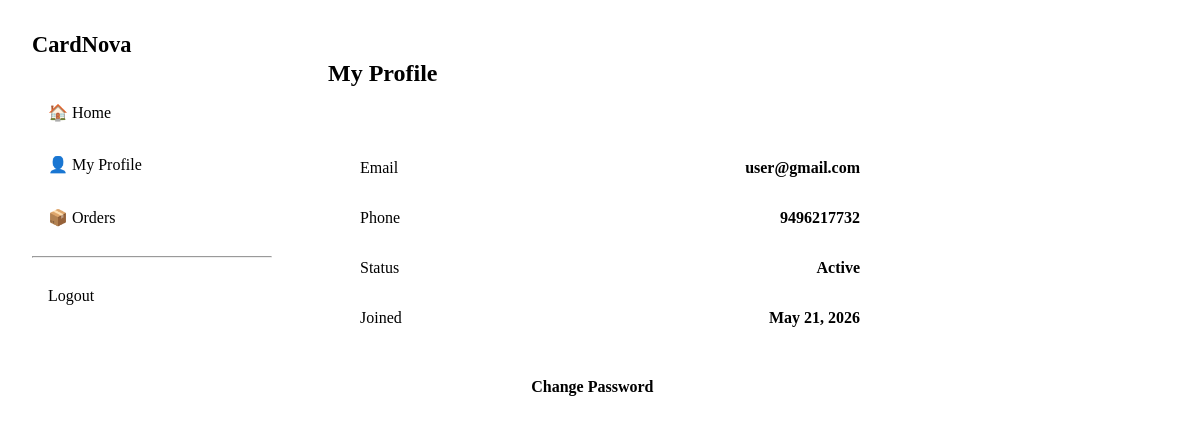
The app's page /user/profile/ (signed in) with its own data.
### guest/models.py (models this page shows, shortened)
class User(models.Model):
    email = models.EmailField(unique=True)
    phone_number = models.CharField(max_length=50)
    password = models.CharField(max_length=255)  # Increased for hashed passwords
    status = models.CharField(max_length=20, default='active')
    created_at = models.DateTimeField(auto_now_add=True, null=True)
    updated_at = models.DateTimeField(auto_now=True, null=True)
    class Meta:
        db_table = 'tbl_user'

### user/views.py (the view)
# urls.py: path('user/', include('user.urls')),       # User: /user/, /user/profile/
@user_required
def profile(request):
    return render(request, 'user/profile.html', {
        'current_user': request.current_user
    })

### user/views.py (called while the page is built)
def user_required(view_func):
    @wraps(view_func)
    def _wrapped_view(request, *args, **kwargs):
        user_id = request.session.get('uid') or request.session.get('user_id')
        if not user_id:
            messages.error(request, 'Please login to continue.')
            return redirect('guest:login')
        try:
            request.current_user = User.objects.get(id=user_id)
        except User.DoesNotExist:
            request.session.flush()
            messages.error(request, 'User not found. Please login again.')
            return redirect('guest:login')
        return view_func(request, *args, **kwargs)
    return _wrapped_view

### user/Templates/user/profile.html (shortened to what this page needs)
{% load static %}
<!DOCTYPE html>
<html lang="en">
<head>
    <link rel="stylesheet" href="{% static 'css/style.css' %}">
</head>
<body>
    <div class="user-layout">
        <aside class="user-sidebar">
            <span class="logo">CardNova</span>
            <nav>
                <a href="{% url 'user:home' %}">🏠 Home</a>
                <a href="{% url 'user:profile' %}" class="active">👤 My Profile</a>
                <a href="#">📦 Orders</a>
                <hr style="border-color: var(--border); margin: 1rem 0;">
                <a href="{% url 'user:logout' %}" style="color: var(--danger);">Logout</a>
            </nav>
        </aside>
        <main class="user-main">
            <h2 style="margin-bottom: 1.5rem;">My Profile</h2>
            <div class="profile-card">
                <div class="info-row"><span class="info-label">Email</span><span class="info-value">{{ current_user.email }}</span></div>
                <div class="info-row"><span class="info-label">Phone</span><span class="info-value">{{ current_user.phone_number }}</span></div>
                <div class="info-row"><span class="info-label">Status</span><span class="info-value" style="color: var(--success);">Active</span></div>
                <div class="info-row"><span class="info-label">Joined</span><span class="info-value">{{ current_user.created_at|date:"M d, Y" }}</span></div>
                <div style="margin-top: 1.5rem;">
                    <a href="{% url 'user:edit_profile' %}" class="btn btn-primary">Edit Profile</a>
                    <a href="{% url 'user:change_password' %}" class="btn btn-outline">Change Password</a>
                </div>
            </div>
        </main>
    </div>
</body>
</html>

### user/Templates/user/profile.html (style rules this page uses)
.user-layout { display: flex; min-height: 100vh; }
.user-sidebar { width: 240px; background: var(--bg-secondary); border-right: 1px solid var(--border); padding: 1.5rem; position: sticky; top: 0; height: 100vh; }
.user-sidebar .logo { font-size: 1.4rem; font-weight: 800; color: var(--accent); margin-bottom: 2rem; display: block; }
.user-sidebar nav a { display: block; padding: 0.8rem 1rem; color: var(--text-secondary); text-decoration: none; border-radius: 6px; margin-bottom: 0.5rem; }
.user-sidebar nav a:hover, .user-sidebar nav a.active { background: var(--bg-card); color: var(--accent); }
.user-main { flex: 1; padding: 2rem; }
.profile-card { background: var(--bg-card); border: 1px solid var(--border); border-radius: 8px; padding: 2rem; max-width: 500px; }
.info-row { display: flex; justify-content: space-between; padding: 1rem 0; border-bottom: 1px solid var(--border); }
.info-label { color: var(--text-secondary); }
.info-value { font-weight: 600; }
.btn { padding: 0.7rem 1.5rem; border-radius: 6px; font-weight: 600; cursor: pointer; text-decoration: none; display: inline-block; border: none; margin-right: 1rem; }
.btn-primary { background: var(--accent); color: #fff; }
.btn-outline { background: transparent; border: 1px solid var(--border); color: var(--text-primary); }

### records on screen
User: email "user@gmail.com", phone_number "9496217732", created_at "May 21, 2026"
